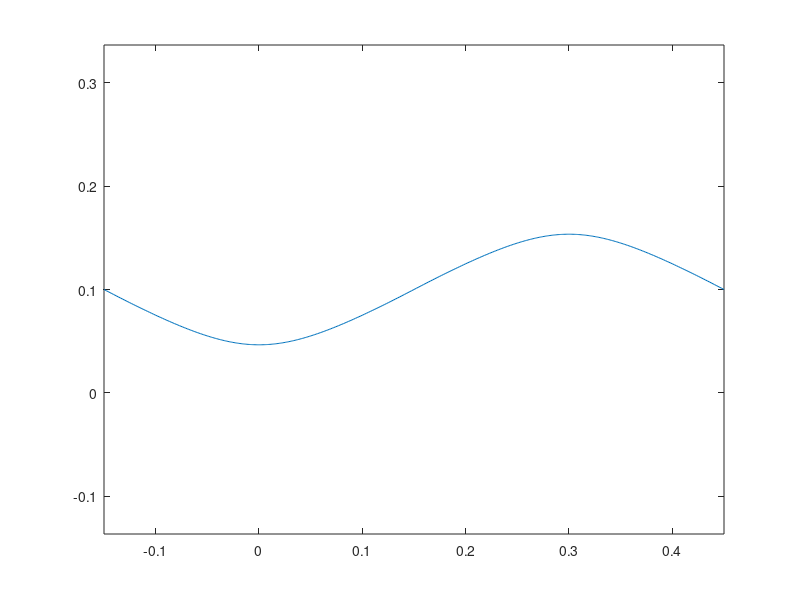

This figure's MATLAB source:
%% 
clear;clc;

%% Define parameters
g = 9.8;
des = 200;
Zc = 0.8;
Tsup = 0.8;
Sx = 0.3;
Sy = 0.2;

Tc = sqrt(Zc/g);
Xbar = 0.5*Sx;
Ybar = 0.5*Sy;
Vx = (Xbar*(1+cosh(Tsup/Tc)))/(Tc*sinh(Tsup/Tc));
Vy = (Ybar*(cosh(Tsup/Tc)-1))/(Tc*sinh(Tsup/Tc));

t = linspace(0,Tsup,des);
x = [0];
y = [0];

%% first step
x_step = -Xbar*cosh(t/Tc)+Vx*Tc*sinh(t/Tc);
y_step = Ybar*cosh(t/Tc)-Vy*Tc*sinh(t/Tc);
x = [x,x_step];
y = [y,y_step];

%% second step
x_step = -Xbar*cosh(t/Tc)+Vx*Tc*sinh(t/Tc)+Sx;
y_step = -Ybar*cosh(t/Tc)+Vy*Tc*sinh(t/Tc)+Sy;
x = [x,x_step];
y = [y,y_step];

%% plot
x = x(2:length(x));
y = y(2:length(y));
plot(x,y);
axis equal;
